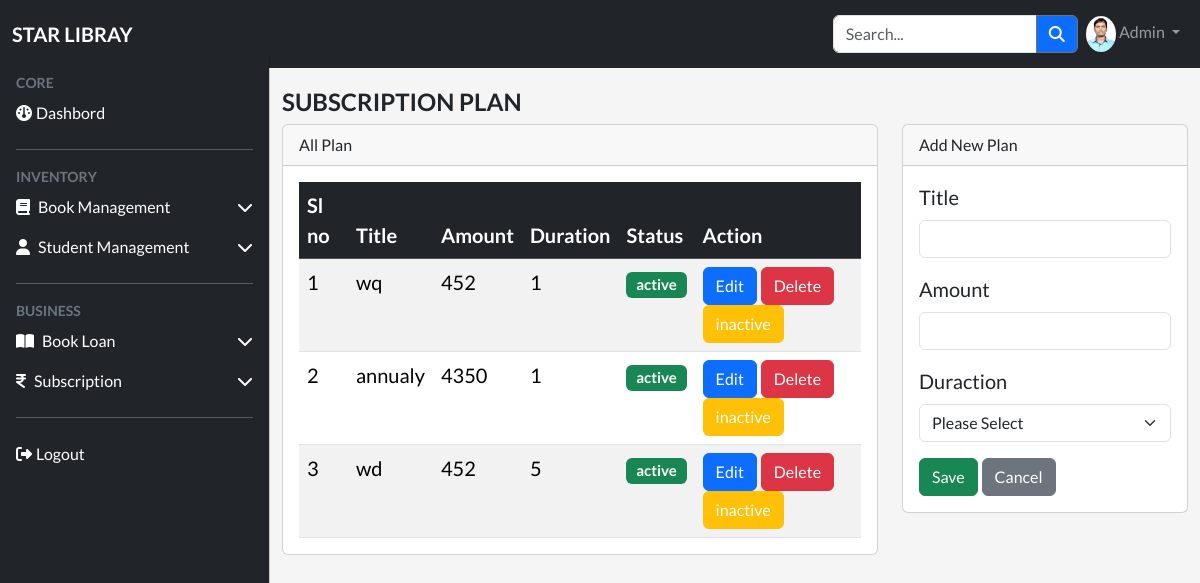
The page /subscription/index.php (signed in) on the database its author committed.
### tables this page shows
CREATE TABLE `subscription_plans` (
  `id` int(11) NOT NULL,
  `title` varchar(255) DEFAULT NULL,
  `amount` float DEFAULT 0,
  `duration` int(11) DEFAULT NULL,
  `status` tinyint(1) DEFAULT 1,
  `created_at` timestamp NOT NULL DEFAULT current_timestamp(),
  `updated_at` timestamp NULL DEFAULT NULL
);

### models/subscription.php (called while the page is built, shortened)
<?php
function getsubcription($conn){
    $sql="select * from subscription_plans ORDER BY id ASC";
    $result=$conn->query($sql);
    return $result;
}
?>

### subscription/index.php (the view, shortened to what this page needs)
<?php
include_once("../Config/database.php");
include_once(dir_url."models/subscription.php");
$plan=getsubcription($conn);
include_once(dir_url."include/header.php");
include_once(dir_url."include/navbar.php");
include_once(dir_url."include/sidebar.php");
?>
       <main class="mt-1 pt-3">
        <div class="container-fluid">
            <h4 class="fw-bold text-uppercase">Subscription plan</h4>
        <div class="row">
          <div class="col-lg-8">
          <div class="card">
  <div class="card-header">
  All Plan
  </div>
  <div class="card-body">
    <blockquote class="blockquote mb-0">
    <table class="table table-striped table-hover">
  <thead class="table-dark">
 <tr >
  <th>Sl no</th>
  <th>Title</th>
  <th>Amount</th>
  <th>Duration</th>
  <th>Status</th>
  <th>Action</th>
 </tr>
  </thead>
  <tbody>
    <?php
$sl=0;
    while($data=$plan->fetch_assoc()){
      $sl++;
      ?>
<tr>
<td><?php echo $sl ;?></td>
  <td><?php echo $data['title'];?></td>
  <td><?php echo $data['amount'];?></td>
  <td><?php echo $data['duration'];?></td>
  <td>
  <?php
                    if($data['status']==1)
                    {
                      echo "<span class='badge text-bg-success'>active</span>" ;
                    }
                     else{
                      echo "<span class='badge text-bg-danger'>Inactive</span>" ;
                     }
                     ?>
  </td>
  <td>
  <span class="btn btn-primary">
                    <a href="<?php  echo base_url;?>subscription/edit_subcription.php?action=edit&id=<?php echo $data['id']?>" class="text-white text-decoration-none">Edit</a>
                  </span>
                  <span class="btn btn-danger" onclick="return confirm('Are you sure you want to delete?');">
                      <a href="<?php  echo base_url;?>subscription/index.php?action=delete&id=<?php echo $data['id']?>" class="text-white text-decoration-none">Delete</a>
                  </span>
                  <?php
                  if($data['status']==0){ ?>
                    <span class="btn btn-success">
                      <a href="<?php  echo base_url;?>subscription?action=status&id=<?php echo $data['id']?>&status=1" class="text-white text-decoration-none">Active</a>
                  </span>
                  <?php
                  }
                  else{?>
                            <span class="btn btn-warning">
                      <a href="<?php  echo base_url;?>subscription?action=status&id=<?php echo $data['id']?>&status=0" class="text-white text-decoration-none">inactive</a>
                  </span>
                    <?php }
                  ?>
  </td>
</tr>
   <?php }
    ?>
  </tbody>
</table>
    </blockquote>
  </div>
</div>
          </div>
          <div class="col-lg-4">
          <div class="card">
  <div class="card-header">
  Add New Plan
  </div>
  <div class="card-body">
    <blockquote class="blockquote mb-0">
    <form method="post" action="<?php echo base_url;?>subscription/index.php">
                  <div class="row">
                    <div class="col-lg-12"><div class="mb-3">
                      <label  class="form-label">Title</label>
                      <input type="text" class="form-control" name="title" >
                    </div>
                  </div>
                  <div class="col-lg-12"><div class="mb-3">
                      <label  class="form-label">Amount</label>
                      <input type="text" class="form-control" name="amount" >
                    </div>
                  </div>
                  <div class="col-lg-12"><div class="mb-3">
                      <label  class="form-label">Duraction</label>
                      <select class="form-select" aria-label="Disabled select example" name="duration">
                        <option value="">Please Select</option>
                      </select>
                    </div>
                  </div>
                  </div>
                  <input type="submit" class="btn btn-success" name="submit" value="Save">
                  <button type="submit" class="btn btn-secondary" name="cancel">Cancel</button>
                </form>
    </blockquote>
  </div>
</div>
          </div>
        </div>
           </div>
       </main>
      <?php
include_once(dir_url."include/footer.php");
?>

### assets/css/Style.css (style rules this page uses)
body { font-family: "Lato", sans-serif; font-weight: 400; font-style: normal; background-color:whitesmoke }
:root { --offconvas-width:270px; --topnavbarHeight:56px; }
@media (min-width:992px) { main { margin-left: var(--offconvas-width); } }

### rows shown on the page
subscription_plans: title "wq", amount "452", duration "1", status "active"
subscription_plans: title "annualy", amount "4350", duration "1", status "active"
subscription_plans: title "wd", amount "452", duration "5", status "active"
